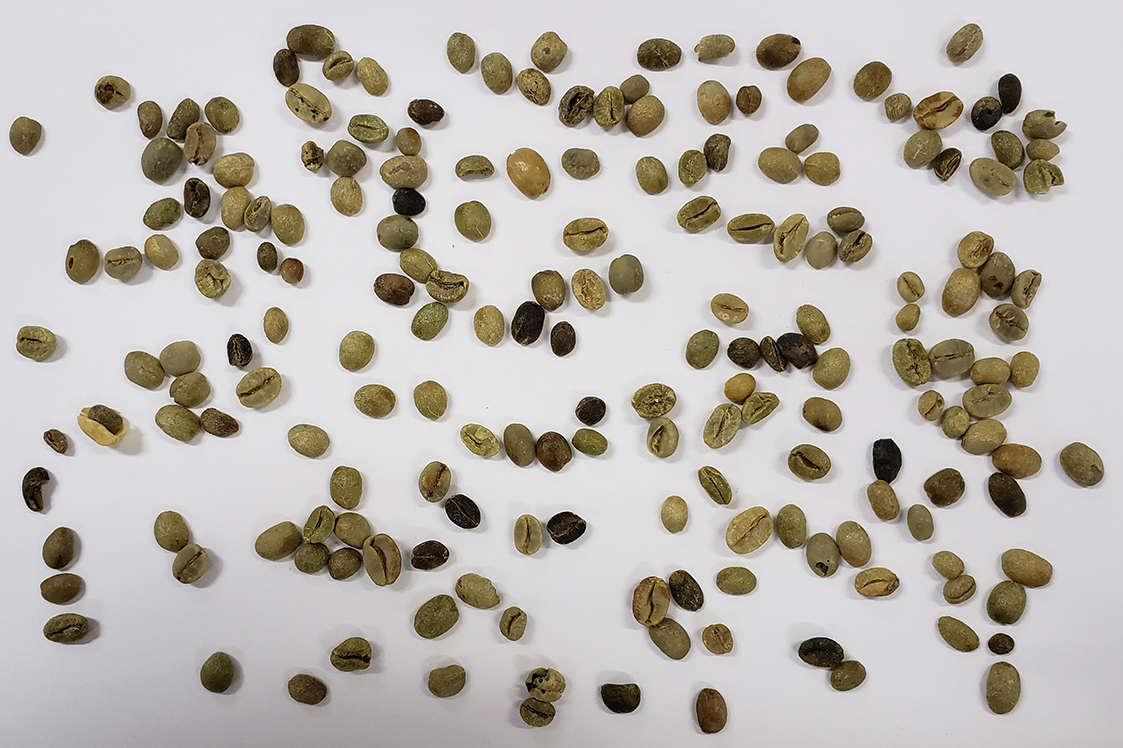
#> input picture images/__test/20200122_150140.jpg, 1123 x 748 px; its folder holds only this picture in this run
$ python segmentation.py
#> lines starting #> are read from the running program, lines starting #| are printed output that depends on the picture; after the words box and inside, x2 and y2 are one past the last pixel; in counts of white or black regions, pixels touching at a corner belong together
#> in get_beans, raw_img is the input picture: shape (748, 1123, 3); mean B, G, R 173.4, 180.7, 186.1
import os
import cv2

import sys
import argparse

import json
import glob
import numpy as np


class ColorSpace():
    RGB = 0
    GRAY = 1
    HSV = 2
    LAB = 3
    YUV = 4


def otsu(raw_img, colorSpace, channel, invert, opening_it, dilate_it, fg_threshold, erode_it):
#> called with colorSpace = 3, channel = 0, invert = True, opening_it = 5, dilate_it = 5, fg_threshold = 0.7, erode_it = 1
    if colorSpace == ColorSpace.GRAY:
        input_img = cv2.cvtColor(raw_img, cv2.COLOR_RGB2GRAY)
    else:
        if colorSpace == ColorSpace.RGB:
            input_img = raw_img
        if colorSpace == ColorSpace.HSV:
            input_img = cv2.cvtColor(raw_img, cv2.COLOR_RGB2HSV)
        elif colorSpace == ColorSpace.LAB:
            input_img = cv2.cvtColor(raw_img, cv2.COLOR_RGB2LAB)
#> input_img: shape (748, 1123, 3); mean of channels 0, 1, 2 186.8, 129, 133.1
        elif colorSpace == ColorSpace.YUV:
            input_img = cv2.cvtColor(raw_img, cv2.COLOR_RGB2YUV)

        input_img = input_img[:, :, channel]
#> input_img: shape (748, 1123)

    blur = cv2.GaussianBlur(input_img, (5, 5), 0)

    if invert:
        thresh = cv2.THRESH_BINARY_INV + cv2.THRESH_OTSU
    else:
        thresh = cv2.THRESH_BINARY + cv2.THRESH_OTSU

    _, thresh = cv2.threshold(blur, 0, 255, thresh)
#> thresh: shape (748, 1123); 24.9% white; 97 white regions (3 under 20 px), largest, box (x1, y1, x2, y2) and area: (137, 97, 305, 246) 12074, (892, 339, 1042, 518) 11938, (255, 505, 450, 587) 8488

    # noise removal
    kernel = np.ones((3, 3), np.uint8)
    opening = cv2.morphologyEx(thresh, cv2.MORPH_OPEN, kernel, iterations=opening_it)
#> opening: shape (748, 1123); 23.8% white; 105 white regions, largest, box (x1, y1, x2, y2) and area: (893, 339, 1041, 517) 11786, (138, 98, 304, 244) 9689, (256, 507, 448, 585) 8385

    # sure background area
    sure_bg = cv2.dilate(opening, kernel, iterations=dilate_it)
#> sure_bg: shape (748, 1123); 38.1% white; 62 white regions, largest, box (x1, y1, x2, y2) and area: (61, 72, 309, 303) 28583, (297, 95, 471, 344) 19205, (888, 269, 1046, 522) 18676

    # Finding sure foreground area
    dist_transform = cv2.distanceTransform(opening, cv2.DIST_L2, 3)
    _, sure_fg = cv2.threshold(dist_transform, fg_threshold * dist_transform.max(), 255, 0)
#> sure_fg: shape (748, 1123) float32; 0.55% white; 72 white regions (32 under 20 px), largest, box (x1, y1, x2, y2) and area: (956, 374, 1000, 440) 640, (274, 524, 338, 558) 477, (342, 529, 389, 569) 477

    # Finding unknown region
    sure_fg = np.uint8(sure_fg)
    unknown = cv2.subtract(sure_bg, sure_fg)
#> unknown: shape (748, 1123); 37.5% white; 62 white regions, largest, box (x1, y1, x2, y2) and area: (61, 72, 309, 303) 28353, (297, 95, 471, 344) 19142, (849, 58, 1067, 202) 17979

    # Marker labelling
    _, markers = cv2.connectedComponents(sure_fg)
#> markers: shape (748, 1123) int32; 73 distinct labels, from 0 to 72
    # Add one to all labels so that sure background is not 0, but 1
    markers = markers + 1
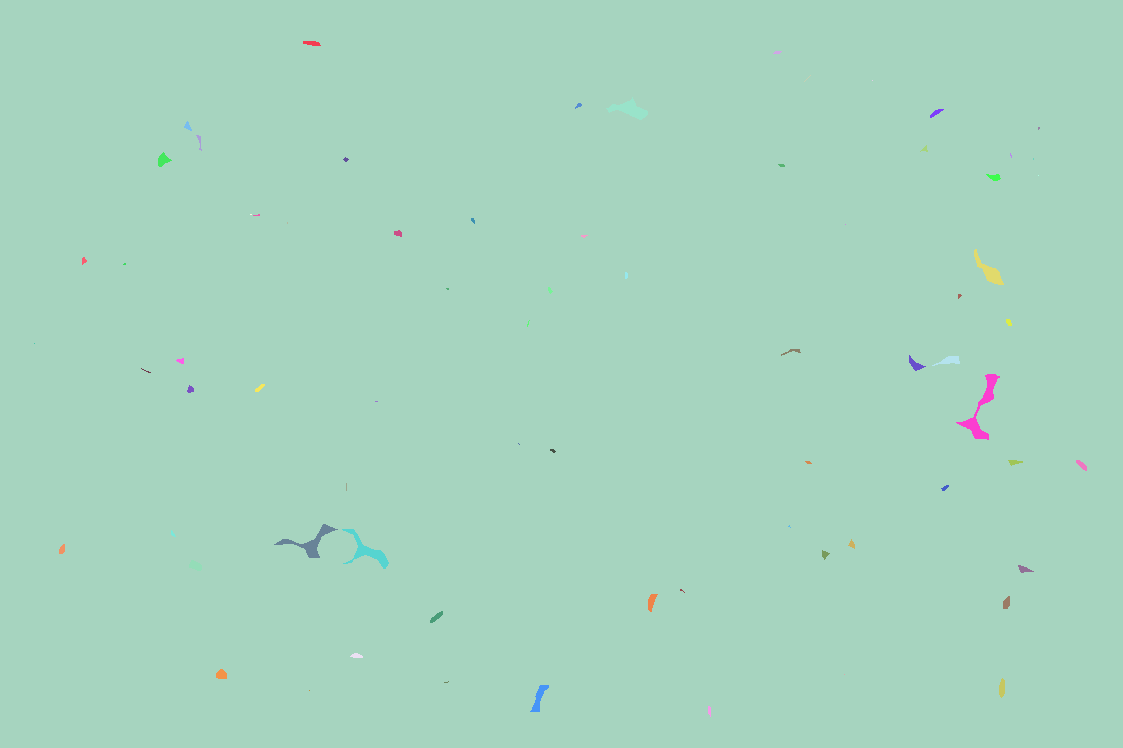
#> markers: shape (748, 1123) int32; 73 distinct labels, from 1 to 73; one colour per label, 0 black
    # Now, mark the region of unknown with zero
    markers[unknown == 255] = 0
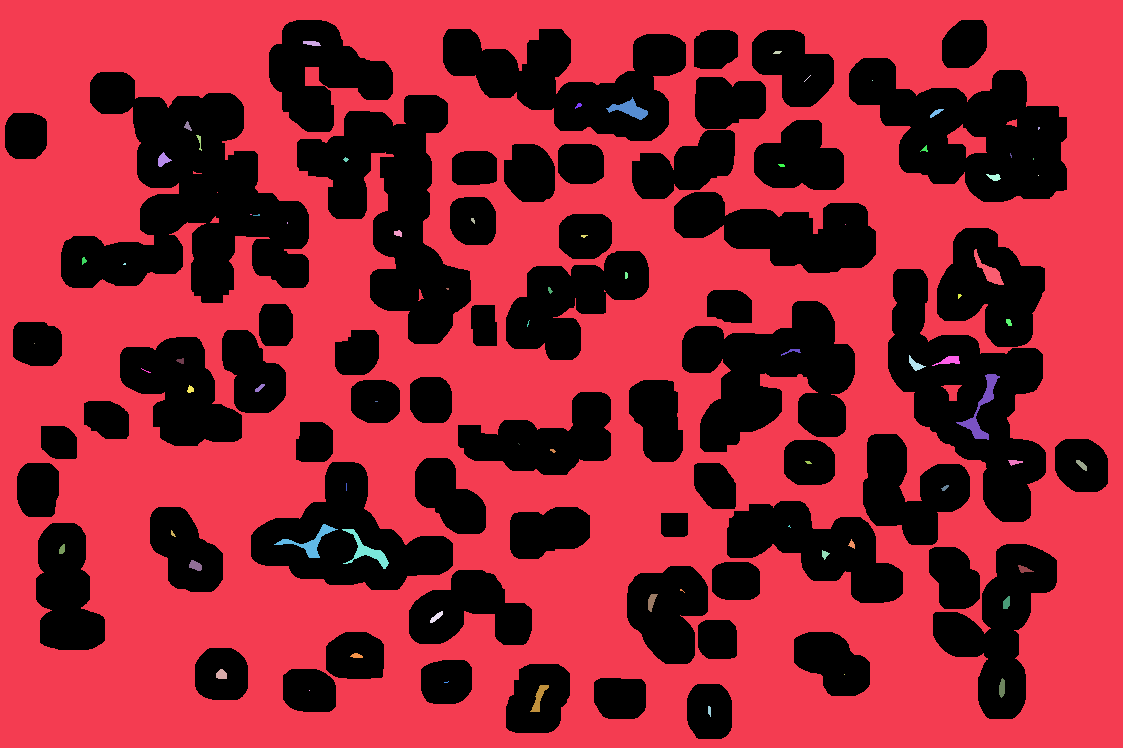
#> markers: shape (748, 1123) int32; 74 distinct labels, from 0 to 73; one colour per label, 0 black

    markers = cv2.watershed(raw_img, markers)
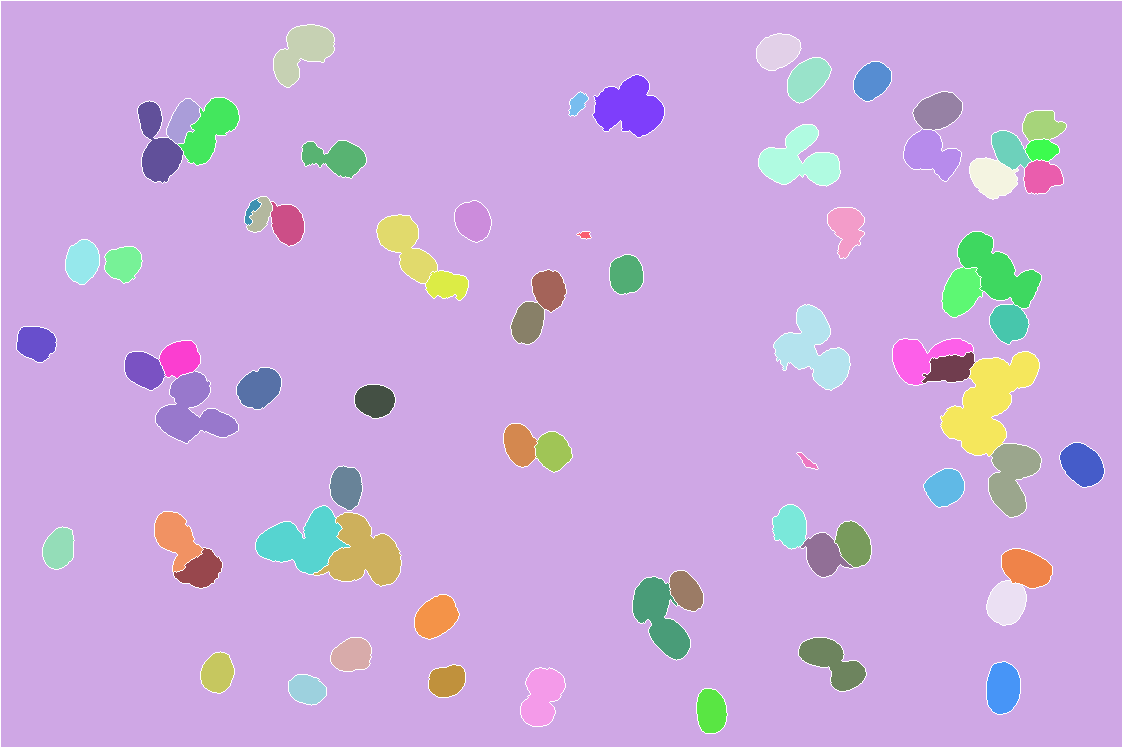
#> markers: shape (748, 1123) int32; 74 distinct labels, from -1 to 73; one colour per label, 0 black, -1 white
    thresh[markers == -1] = 0
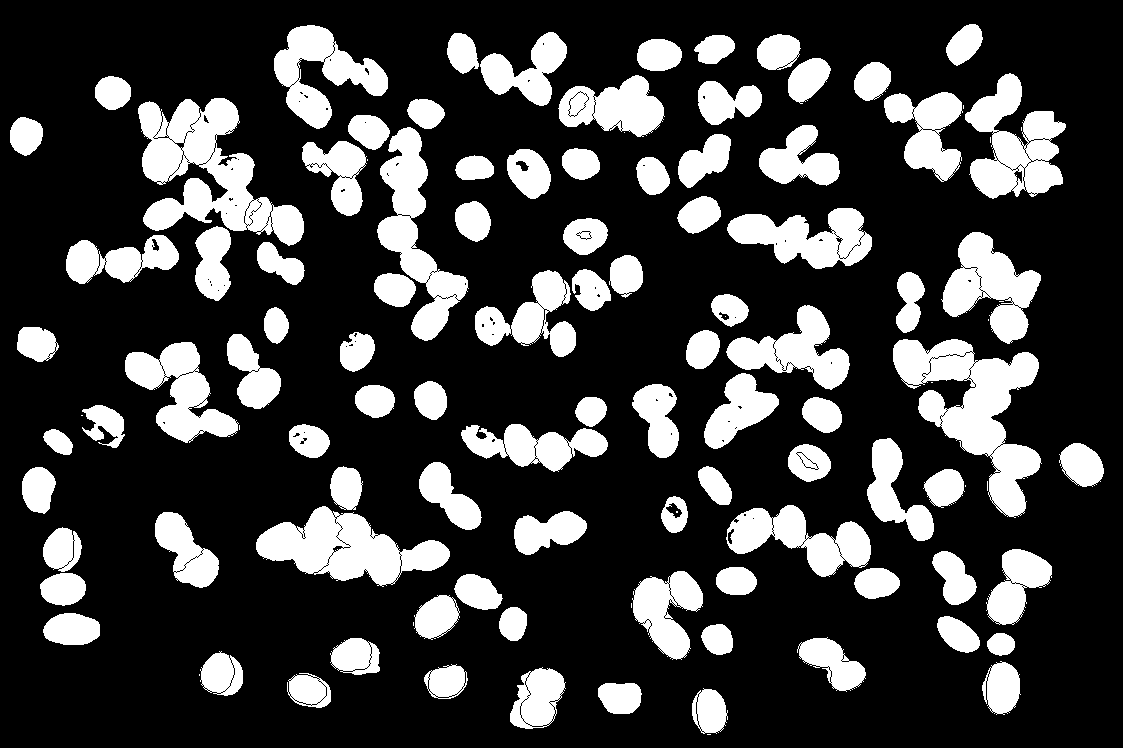
#> thresh: shape (748, 1123); 24.1% white; 112 white regions (18 under 20 px), largest, box (x1, y1, x2, y2) and area: (138, 98, 304, 246) 11546, (893, 339, 1042, 518) 11346, (256, 506, 450, 587) 8124
#> in get_beans, `input_img, mask = otsu(raw_img, ColorSpace.LAB, 0, True, 5, 5, 0.7, 1)`:
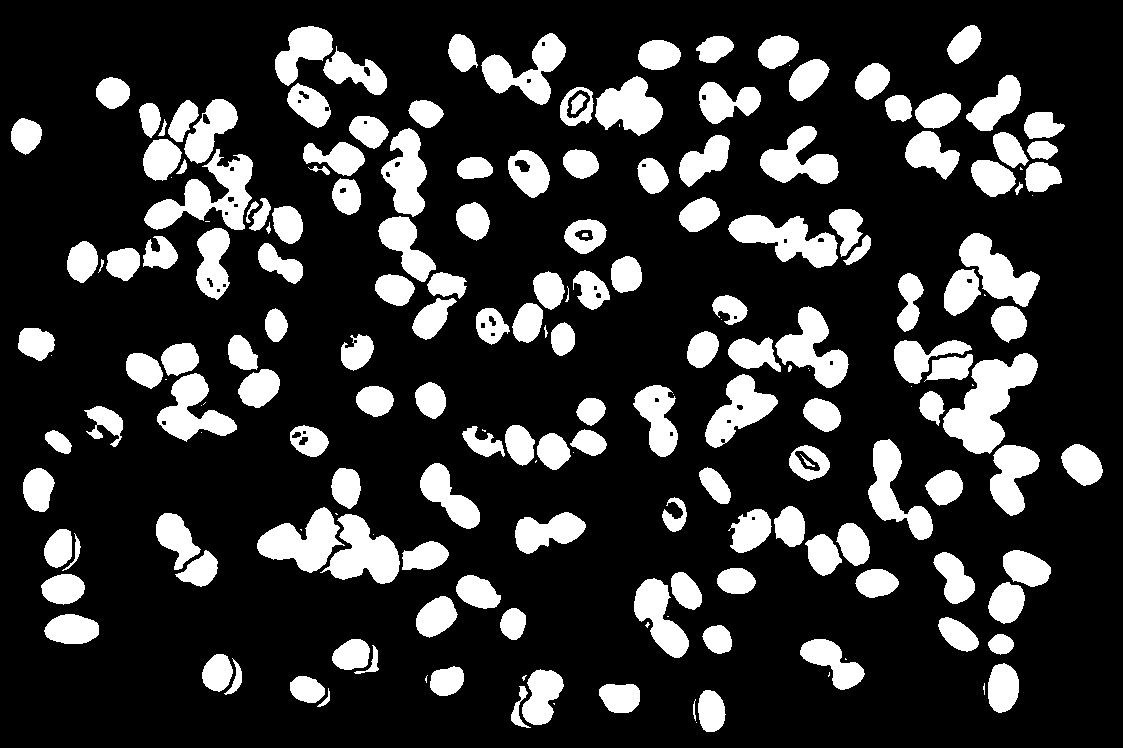
#> mask: shape (748, 1123); 20.2% white; 194 white regions (33 under 20 px)

    return input_img, cv2.erode(thresh, kernel, iterations=erode_it)


def findBeans(mask, expand, min_area, max_area):
#> called with expand = 1.1, min_area = 200, max_area = 4000
    contours, _ = cv2.findContours(mask, cv2.RETR_TREE, cv2.CHAIN_APPROX_TC89_L1)
#> contours = 239 contours, 63 with area under 20; largest, box (x1, y1, x2, y2) and area: (943, 353, 1038, 454) 4496, (144, 149, 253, 230) 3568, (320, 514, 400, 584) 2959, (729, 215, 838, 268) 2944, (257, 508, 345, 573) 2880

    beans = []
    for contour in contours:
        # torna convexo
        contour = cv2.convexHull(contour)

        # separa xs e ys
        xs, ys = [], []
        for point in contour:
            x, y = point[0]
            xs.append(x)
            ys.append(y)

        xs = np.array(xs)
        ys = np.array(ys)

        # aumenta um pouco o corte pra compensar o espaço minimo entre os grãos
        x = int(sum(xs) / len(xs))
        y = int(sum(ys) / len(ys))
        xs = (xs - x) * expand + x
        ys = (ys - y) * expand + y

        xmin, xmax = int(min(xs)), int(max(xs))
        ymin, ymax = int(min(ys)), int(max(ys))

        # calcula o tamanho
        size_x = xmax - xmin
        size_y = ymax - ymin

        area = size_x * size_y
        if area <= min_area or area >= max_area:
            continue

        contour = [[x, y] for x, y in zip(xs, ys)]
        contour = np.array(contour, dtype=np.int32)
        beans.append(contour)
#> this loop made 239 passes
#> (x, y, xmin, xmax, ymin, ymax, size_x, size_y) on passes 4, 7, 9: (710, 710, 696, 726, 688, 733, 30, 45), (621, 697, 596, 640, 682, 713, 44, 31), (305, 689, 288, 325, 674, 703, 37, 29)
#> after the loop, beans = 135 items

    return beans


def get_point_xy(point):
    return [float(point[0]), float(point[1])]


def get_bean_data(bean):
    points = [get_point_xy(point) for point in bean]

    return {
        "label": "não classificado",
        "points": points
    }


def get_beans(img_addr):
    raw_img = cv2.imread(img_addr)
    raw_img = cv2.cvtColor(raw_img, cv2.COLOR_BGR2RGB)

    input_img, mask = otsu(raw_img, ColorSpace.LAB, 0, True, 5, 5, 0.7, 1)
    beans = findBeans(mask, 1.1, 200, 4000)
#> beans = 135 items

    return [get_bean_data(bean) for bean in beans]


def segment_image(img_addr):
    json_path = img_addr[:-3] + 'json'
    data = get_beans(img_addr) if not os.path.isfile(json_path) else None
#> data = 135 items

    img_data = {'path': json_path, 'data': data}
    img_name = os.path.basename(json_path)

    return img_name, img_data


def segment_images(images_dir):
    imgs_data = {}

    path = os.path.join(images_dir, '**/*.jpg')
    addrs = glob.glob(path, recursive=True)

    for addr in addrs:
        img_name, img_data = segment_image(addr)
#> img_name = '20200122_150140.json'; img_data = 2 items
        imgs_data[img_name] = img_data
#> pass 2 of the loop in segment_images, `for addr in addrs:`:
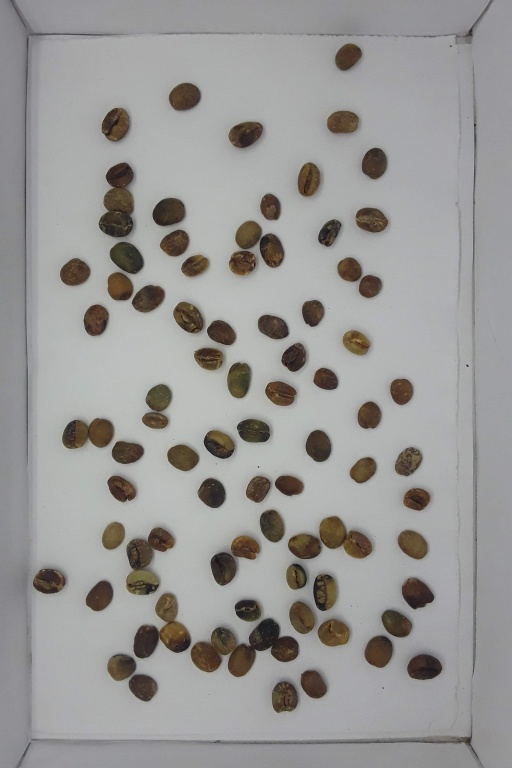
#> input picture images/ardido/20190401_151518.jpg, 512 x 768 px
#> in get_beans, raw_img is the input picture: shape (768, 512, 3); mean B, G, R 149.9, 151.6, 152.8
#> blur: shape (768, 512)
#> opening: shape (768, 512); 12.9% white; 72 white regions, largest, box (x1, y1, x2, y2) and area: (192, 619, 299, 676) 3317, (289, 518, 371, 559) 1982, (100, 164, 133, 238) 1918
#> sure_bg: shape (768, 512); 24.8% white; 37 white regions, largest, box (x1, y1, x2, y2) and area: (98, 471, 376, 705) 28824, (80, 159, 168, 340) 7823, (170, 298, 256, 401) 4567
#> dist_transform: shape (768, 512) float32
#> unknown: shape (768, 512); 24.4% white; 37 white regions, largest, box (x1, y1, x2, y2) and area: (98, 471, 376, 705) 28174, (80, 159, 168, 340) 7519, (170, 298, 256, 401) 4530
#> in otsu (call 2), `thresh[markers == -1] = 0`:
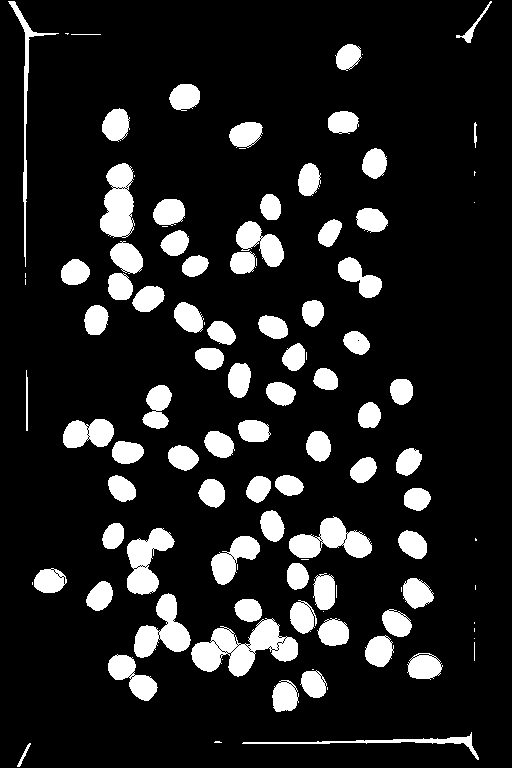
#> thresh: shape (768, 512); 13.3% white; 105 white regions (28 under 20 px), largest, box (x1, y1, x2, y2) and area: (191, 618, 298, 677) 3052, (289, 516, 372, 558) 1857, (100, 163, 135, 238) 1838
#> in get_beans (call 2), `input_img, mask = otsu(raw_img, ColorSpace.LAB, 0, True, 5, 5, 0.7, 1)`:
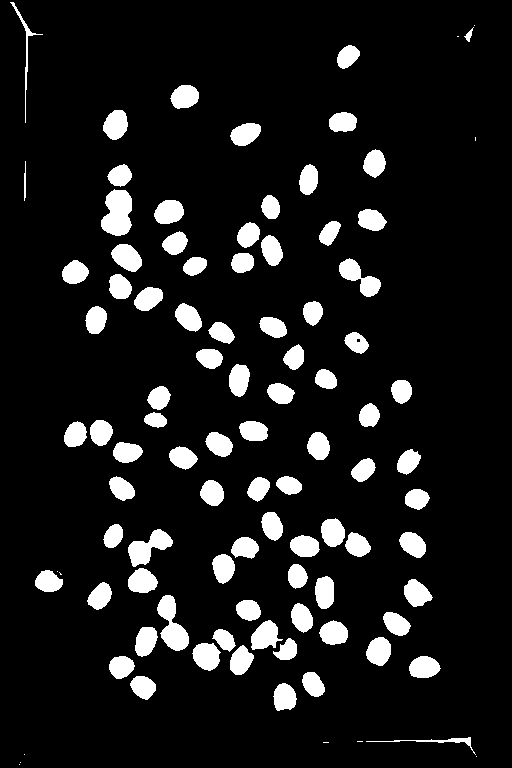
#> mask: shape (768, 512); 10.3% white; 99 white regions (11 under 20 px)
#> contours = 100 contours, 13 with area under 20; largest, box (x1, y1, x2, y2) and area: (101, 189, 132, 236) 1046, (157, 595, 189, 651) 899, (128, 529, 173, 567) 776, (339, 258, 381, 297) 665, (111, 244, 142, 272) 572
#> the loop in findBeans (call 2), `for contour in contours:` made 100 passes
#> contour on passes 2, 3, 4, 5, 6, 28, 29: [[20, 762]], [[476, 756]], [[24, 754]], [[323, 742], [328, 742]], [[357, 741], [362, 741]], [[59, 572], [61, 574]], [[57, 571]]

    return imgs_data


def save_segmentation(imgs_data, output_dir=None):
    for img in imgs_data:
        if imgs_data[img]['data']:

            if output_dir:
                path = os.path.join(output_dir, img)
            else:
                path = imgs_data[img]['path']

            with open(path, 'w+') as f:
                json.dump(imgs_data[img]['data'], f, indent=2)
#> this loop made 2 passes
#> img on passes 1 to 2: '20200122_150140.json', '20190401_151518.json'


def main(args):
    parser = argparse.ArgumentParser()
    parser.add_argument('-i', '--imagesdir', type=str, default='images')
    parser.add_argument('-o', '--outputdir', type=str, default=None)
    args = parser.parse_args()

    imgs_data = segment_images(args.imagesdir)
    save_segmentation(imgs_data, args.outputdir)


if __name__ == "__main__":
    sys.exit(main(sys.argv[1:]))
#> (the program exits here)
